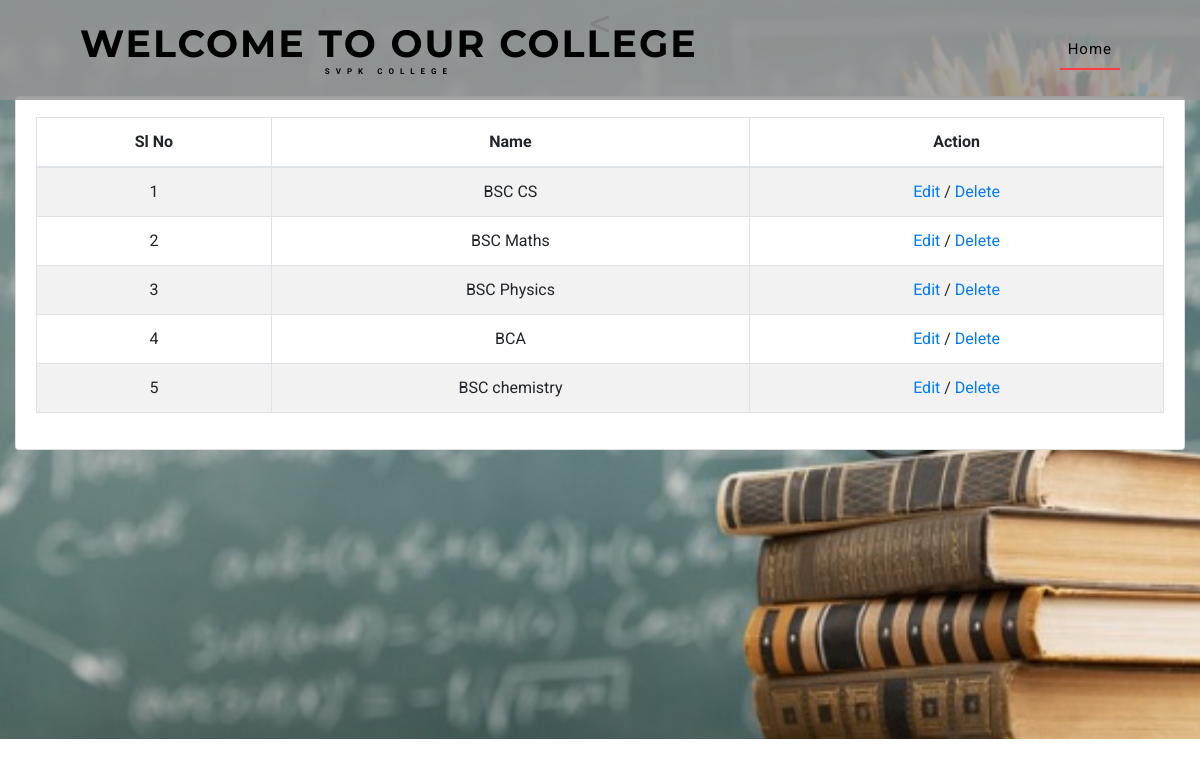
Page /view_depart.php (signed in) on the committed database.
### tables this page shows
CREATE TABLE `tbl_department` (
  `department_id` int(11) NOT NULL,
  `dpt_name` varchar(20) NOT NULL
);

### view_depart.php (the view, shortened to what this page needs)
<?php
include('connect.php');
$query_ret = mysqli_query($con, "SELECT * FROM tbl_department");
?>
<!DOCTYPE html>
<html lang="zxx">
<head>
    <link href="css/bootstrap.css" type="text/css" rel="stylesheet" media="all">
    <link href="css/style.css" type="text/css" rel="stylesheet" media="all">
	<link rel="stylesheet" href="css/owl.theme.css" type="text/css" media="all">
	<link rel="stylesheet" href="css/owl.carousel.css" type="text/css" media="screen" property="" />
    <link href="css/fontawesome-all.min.css" rel="stylesheet">
</head>
<body>
    <div class="banner1">
        <header>
            <nav class="navbar navbar-expand-lg navbar-light bg-gradient-secondary pt-3">
               <h1><a class="navbar-brand" href="index.php">WELCOME TO OUR COLLEGE
							<span> SVPK COLLEGE</span>
						</a></h1>
                <div class="collapse navbar-collapse" id="navbarSupportedContent">
                    <ul class="navbar-nav ml-auto">
								<li class="nav-item active">
									<a class="nav-link" href="admin.php">Home
									</a>
								</li>
					</ul>
				</div>
			</nav>
        </header>
<h1 align="center"><</h1></br></br>
<section class="content">
      <div class="container-fluid">
        <div class="card">
            <div class="card-body">
<table id="category_table" class="table table-bordered table-striped">
                <thead>
                <tr>
                  <th style="text-align: center;">Sl No</th>
                  <th style="text-align: center;">Name</th>
                  <th style="text-align: center;">Action</th>
                </tr>
                </thead>
                <tbody>
                <?php $i = 0; while($data = mysqli_fetch_assoc($query_ret))
                {
                  $i++;
                ?>
                <tr>
                  <td align="center"><?php echo $i; ?></td>
                  <td align="center"><?php echo $data['dpt_name']; ?></td>
                  <td align="center"><a href="edit_depart.php?sc_id=<?php echo $data['department_id']; ?>">Edit</a> / <a href="delete_depart.php?sd_id=<?php echo $data['department_id']; ?>" onclick="return confirm('Do you want to delete?');" >Delete</a></td>
                </tr>
                <?php } ?>
              </tbody>
            </table>
             </div>
        </div>
      </div>
    </section>
</body>
</html>

### css/style.css (style rules this page uses)
body { margin: 0; font-family: 'Roboto', sans-serif; background: #fff; }
body a, .slider-info a { transition: 0.5s all; -webkit-transition: 0.5s all; -moz-transition: 0.5s all; -o-transition: 0.5s all; -ms-transition: 0.5s all; text-decoration: none; outline: none; }
h1, h2, h3, h4, h5, h6 { margin: 0; font-family: 'Montserrat', sans-serif; }
ul { margin: 0; padding: 0; }
ul { list-style-type: none; }
header h1, { line-height: 0; }
.navbar-light { padding: 1em 5em; position: absolute; z-index: 999; width: 100%; left: 0; background: #949494d6; }
.navbar-light .navbar-nav .nav-link { color: #000 !important; font-weight: 400; font-size: 15px; letter-spacing: 1px; }
.navbar-light .navbar-nav .show>.nav-link, .navbar-light .navbar-nav .active>.nav-link, .navbar-light .navbar-nav .nav-link.show, .navbar-light .navbar-nav .nav-link.active { color: #fff; border-bottom: 2px solid #ff3c41; }
.navbar-light .navbar-brand { color: #000000; font-size: 38px; font-family: 'Montserrat', sans-serif; font-weight: 700; letter-spacing: 2px; text-transform: uppercase; }
a.navbar-brand span { display: block; font-size: 8px; font-family: 'Roboto', sans-serif; letter-spacing: 6px; text-align: center; text-transform: uppercase; }
ul.navbar-nav.ml-auto { margin-top: 0px; }
.banner1 { background: url(../images/qqq.JPG) center no-repeat; -webkit-background-size: cover; -moz-background-size: cover; -o-background-size: cover; -ms-background-size: cover; background-size: cover; position: relative; height: 739px; }

### rows in the picture
tbl_department: dpt_name "BSC CS"
tbl_department: dpt_name "BSC Maths"
tbl_department: dpt_name "BSC Physics"
tbl_department: dpt_name "BCA"
tbl_department: dpt_name "BSC chemistry"
